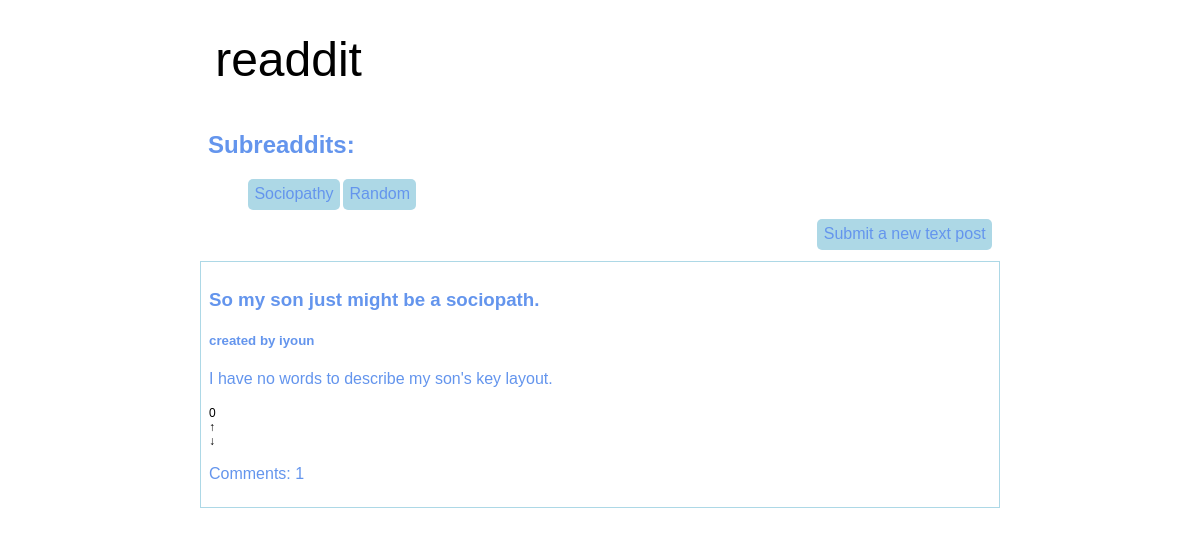
The app's page /r/Sociopathy/ with its own data.
### tables this page shows
CREATE TABLE posts (
    poid INTEGER PRIMARY KEY,
    title TEXT NOT NULL,
    description TEXT NOT NULL,
    user TEXT NOT NULL,
    created_ts REAL NOT NULL,
    votes REAL,
    subreaddit TEXT NOT NULL
);

### old_readdit.py (the view)
@app.route("/r/<subreaddit>/")
def show_subreaddit(subreaddit):
    con = sqlite3.connect(DB_FILE) #connects to the databse
    res = con.execute( #gets data about all posts that are under specified subreaddit
        """
        SELECT poid, title, description, user, created_ts, votes, subreaddit
        FROM posts
        WHERE subreaddit = ?
        ORDER BY votes DESC;
        """,
        (subreaddit,),
    )
    res_subreaddit = con.execute( #gets data about all subreaddits by descreasing order by votes
        """
        SELECT subreaddit
        FROM posts
        ORDER BY votes DESC;
        """
    )
    posts_data = []
    subreaddit_data = []
    for row in res: # for each row in the result, takes information and assigns each column to a key in a dictionary
        res_COM = con.execute(
        '''
        SELECT COUNT(*) FROM comments where poid =?;
        ''',
        (row[0],),
    )
        d = {
            'poid': row[0],
            'title': row[1],
            'description': row[2],
            'user': row[3],
            'created_ts': row[4],
            'votes': int(row[5]),
            'comments': res_COM.fetchone()[0]
        }
        posts_data.append(d)
    for row in res_subreaddit:
        subreaddit_data.append(row[0]) #adds subreaddit data to the lsit subreaddit_data
    con.close()
    return flask.render_template(
        'old_readdit.html',
        posts_data = posts_data,
        subreaddit_data = set(subreaddit_data) #converts list to a set so that it doesn't relist any subreaddits
    )

### templates/old_readdit.html (shortened to what this page needs)
<!doctype html>
<html>
<head>
    <link rel="stylesheet" href = '/static/old_readdit.css'>
</head>
<body>
    <div class="logo-header">
        <h1><a href='/'>readdit</a></h1>
    </div>
    <div class = "subreaddit-bar">
        <h2>Subreaddits:</h2>
        <ul>
            {% for subreaddit in subreaddit_data %}
            <li class = 'subreaddit-btn'><a href="/r/{{ subreaddit }}/">{{ subreaddit }}</a></li>
            {% endfor %}
        </ul>
    </div>
    <div class="submit-post">
        <ul>
            <li class="btn submit"><a href="/newpost/">Submit a new text post</a></li>
        </ul>
    </div>
    <br>
    <div class="post-list">
        {% for post in posts_data %}
        <div class="post">
            <h3 class="post-title"><a href='/post/{{ post["poid"] }}/'>{{post['title']}}</a></h3>
            <h5 class="post-metadata">created by {{post['user']}}</h5>
            <p class="post-description">{{post['description']}}</p>
            <ul>
                <li class ="vote">{{post["votes"]}}</li>
                <li class="btn vote"><a href="/post/{{ post["poid"] }}/upvote/">↑</a></li>
                <li class="btn vote"><a href="/post/{{ post["poid"] }}/downvote/">↓</a></li>
            </ul>
            <p class="post-comments">Comments: {{post['comments']}}</p>
        </div>
        {% endfor %}
    </div>
</body>
</html>

### static/old_readdit.css (style rules this page uses)
body { font-family: "Helvetica", sans-serif; max-width: 50rem; padding: 1em; margin: auto; background: white; color: cornflowerblue; }
body>div { padding: 0.5em; margin-top: 0.5em; margin-bottom: 0.5em; }
div.logo-header { text-align: left; overflow: auto; background: none; color: black; }
div.logo-header a { text-decoration: none; color: inherit; }
.post-title a { text-decoration: none; color: inherit; }
.post-list { border: 1px solid lightblue; }
div.submit-post a { text-decoration: none; color: inherit; background-color: lightblue; border-radius: 5px; padding: 0.4em; float: right; }
div.submit-post li { list-style-type: none; }
div.logo-header h1 { font-family: 'Nunito', sans-serif; font-weight: normal; font-size: 36pt; display: inline-block; width: auto; margin: auto; padding-top: 0; padding-bottom: 0; padding-left: 0.15em; padding-right: 0.3em; }
.post ul { padding-top: 0.1em; padding: 0; margin: 0; margin-top: 0.2em; font-size: 80%; display: inline-block; text-transform: uppercase; font-variant: small-caps; font-size: 75%; }
.vote { color: black; }
.post li { list-style-type: none; }
.post li a { text-decoration: none; color: inherit; }
.subreaddit-btn { float: left; list-style: none; text-align: center; padding: 0.4em; margin-right: 0.2em; background-color: lightblue; color: cornflowerblue; border-radius: 5px; }
.subreaddit-btn a { text-decoration: none; color: inherit; }

### records on screen
posts: subreaddit "Sociopathy", title "So my son just might be a sociopath.", user "iyoun", description "I have no words to describe my son's key layout.", votes "0", comments "1"
posts: subreaddit "Random"
